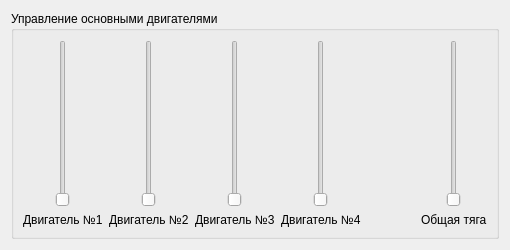
<?xml version="1.0" encoding="UTF-8"?>
<ui version="4.0">
 <class>Form</class>
 <widget class="QWidget" name="Form">
  <property name="geometry">
   <rect>
    <x>0</x>
    <y>0</y>
    <width>510</width>
    <height>250</height>
   </rect>
  </property>
  <property name="minimumSize">
   <size>
    <width>510</width>
    <height>250</height>
   </size>
  </property>
  <property name="windowTitle">
   <string>Form</string>
  </property>
  <layout class="QHBoxLayout" name="horizontalLayout">
   <item>
    <widget class="QGroupBox" name="groupBox">
     <property name="title">
      <string>Управление основными двигателями</string>
     </property>
     <layout class="QHBoxLayout" name="horizontalLayout_2">
      <item>
       <layout class="QVBoxLayout" name="verticalLayout">
        <item alignment="Qt::AlignmentFlag::AlignHCenter">
         <widget class="QSlider" name="verticalSlider">
          <property name="orientation">
           <enum>Qt::Orientation::Vertical</enum>
          </property>
         </widget>
        </item>
        <item alignment="Qt::AlignmentFlag::AlignHCenter">
         <widget class="QLabel" name="label">
          <property name="text">
           <string>Двигатель №1</string>
          </property>
         </widget>
        </item>
       </layout>
      </item>
      <item>
       <layout class="QVBoxLayout" name="verticalLayout_2">
        <item alignment="Qt::AlignmentFlag::AlignHCenter">
         <widget class="QSlider" name="verticalSlider_2">
          <property name="orientation">
           <enum>Qt::Orientation::Vertical</enum>
          </property>
         </widget>
        </item>
        <item alignment="Qt::AlignmentFlag::AlignHCenter">
         <widget class="QLabel" name="label_2">
          <property name="text">
           <string>Двигатель №2</string>
          </property>
         </widget>
        </item>
       </layout>
      </item>
      <item>
       <layout class="QVBoxLayout" name="verticalLayout_3">
        <item alignment="Qt::AlignmentFlag::AlignHCenter">
         <widget class="QSlider" name="verticalSlider_3">
          <property name="orientation">
           <enum>Qt::Orientation::Vertical</enum>
          </property>
         </widget>
        </item>
        <item alignment="Qt::AlignmentFlag::AlignHCenter">
         <widget class="QLabel" name="label_3">
          <property name="text">
           <string>Двигатель №3</string>
          </property>
         </widget>
        </item>
       </layout>
      </item>
      <item>
       <layout class="QVBoxLayout" name="verticalLayout_4">
        <item alignment="Qt::AlignmentFlag::AlignHCenter">
         <widget class="QSlider" name="verticalSlider_4">
          <property name="orientation">
           <enum>Qt::Orientation::Vertical</enum>
          </property>
         </widget>
        </item>
        <item>
         <widget class="QLabel" name="label_4">
          <property name="text">
           <string>Двигатель №4</string>
          </property>
         </widget>
        </item>
       </layout>
      </item>
      <item>
       <spacer name="horizontalSpacer">
        <property name="orientation">
         <enum>Qt::Orientation::Horizontal</enum>
        </property>
        <property name="sizeHint" stdset="0">
         <size>
          <width>40</width>
          <height>20</height>
         </size>
        </property>
       </spacer>
      </item>
      <item>
       <layout class="QVBoxLayout" name="verticalLayout_6">
        <item alignment="Qt::AlignmentFlag::AlignHCenter">
         <widget class="QSlider" name="verticalSlider_6">
          <property name="orientation">
           <enum>Qt::Orientation::Vertical</enum>
          </property>
         </widget>
        </item>
        <item alignment="Qt::AlignmentFlag::AlignHCenter">
         <widget class="QLabel" name="label_7">
          <property name="text">
           <string>Общая тяга</string>
          </property>
         </widget>
        </item>
       </layout>
      </item>
     </layout>
    </widget>
   </item>
  </layout>
 </widget>
 <resources/>
 <connections/>
</ui>
